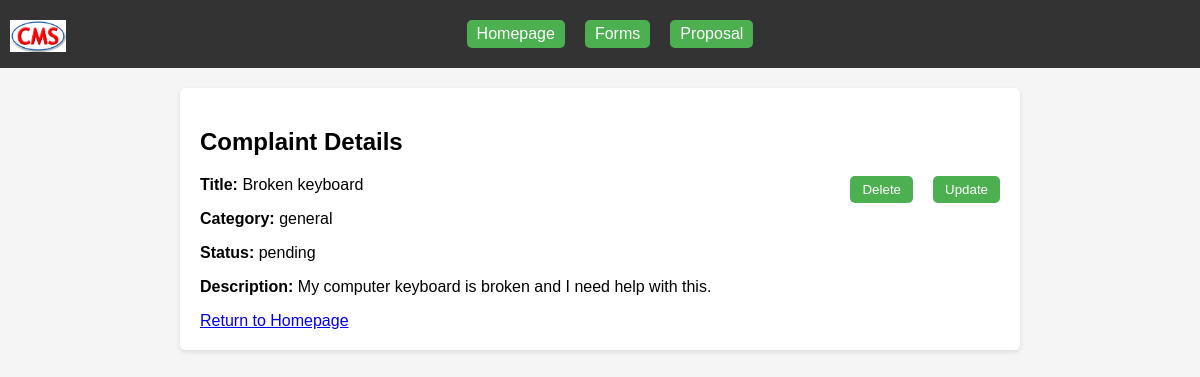
Screenshot of /read.php?id=1 with the database file from the repository.
### tables this page shows
CREATE TABLE `complaints` (
  `id` int NOT NULL,
  `title` varchar(255) NOT NULL,
  `status` varchar(255) NOT NULL DEFAULT 'pending',
  `description` text NOT NULL,
  `category` varchar(255) NOT NULL DEFAULT 'general'
);

### read.php (the view, shortened to what this page needs)
<?php
include('config.php');
$title = $category = $description = $status = $id = '';
if(isset($_GET["id"]) && !empty(trim($_GET["id"]))){
    $complaint_id = trim($_GET["id"]);
    $sql = "SELECT * FROM complaints WHERE id = '$complaint_id'";
    $result = mysqli_query($conn, $sql);
    if($result->num_rows == 1){
        $row = $result->fetch_assoc();
        $id = $row["id"];
        $title = $row["title"];
        $category = $row["category"];
        $status = $row["status"];
        $description = $row["description"];
    } else{
        $error_array[] = "Record can not be found by given ID = '$$complaint_id'";
        session_start();
        $_SESSION['errors'] = $error_array;
        header("location: error.php");
        exit();
    }
}
?>
<!DOCTYPE html>
<html lang="en">
<head>
  <link rel="stylesheet" href="css/navigation.css">
  <link rel="stylesheet" href="css/styles.css">
</head>
<body>
  <?php include('nav.php') ?>
  <div class="container">
    <h2>Complaint Details</h2>
    <button class="complaint-btn"><a style="text-decoration: none; color: #fff;" href="update.php?id=<?php echo $id; ?>">Update</a></button>
    <button class="complaint-btn"><a style="text-decoration: none; color: #fff;" href="delete.php?id=<?php echo $id; ?>">Delete</a></button>
    <div>
      <p><strong>Title:</strong> <?php echo $title; ?></p>
      <p><strong>Category:</strong> <?php echo $category; ?></p>
      <p><strong>Status:</strong> <?php echo $status; ?></p>
      <p><strong>Description:</strong> <?php echo $description; ?></p>
    </div>
    <a href="index.php">Return to Homepage</a>
  </div>
</body>
</html>

### css/styles.css (style rules this page uses)
body { font-family: Arial, sans-serif; margin: 0; padding: 0; background-color: #f5f5f5; }
.container { max-width: 800px; margin: 20px auto; padding: 20px; background-color: #fff; border-radius: 5px; box-shadow: 0 2px 5px rgba(0, 0, 0, 0.1); }
.complaint-btn { float: right; padding: 6px 12px; background-color: #4CAF50; color: white; text-decoration: none; border-radius: 5px; border: none; transition: background-color 0.3s; margin-left: 20px; cursor: pointer; }

### rows the page displays
complaints: title "Broken keyboard", category "general", status "pending", description "My computer keyboard is broken and I need help with this."
